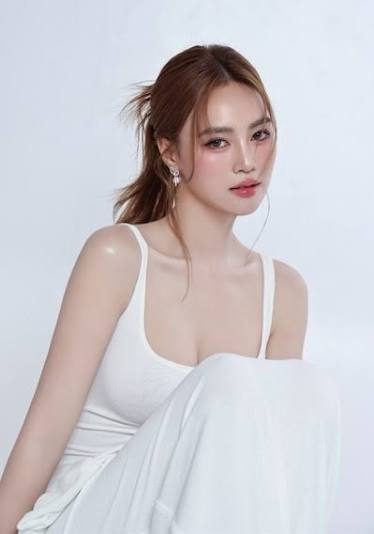
#> input picture recognition/known_faces/Ngọc/ngoc.jpg, 374 x 534 px; its folder holds only this picture in this run
$ python -i face_recognition.py   (imports and definitions only)
#> lines starting #> are read from the running program, lines starting #| are printed output that depends on the picture
#> further down, picture is the input picture: shape (534, 374, 3); mean B, G, R 206.1, 201.4, 204.8
import os
import cv2


class FaceRecognizer:
    def __init__(self, known_faces_dir=None, confidence_threshold=0.45):

        self.known_faces_dir = known_faces_dir or os.path.join(
            os.path.dirname(__file__),
            "known_faces",
        )

        self.confidence_threshold = confidence_threshold

        self.face_cascade = cv2.CascadeClassifier(
            cv2.data.haarcascades +
            "haarcascade_frontalface_default.xml"
        )

        self.known_faces = self._load_known_faces()

        print(f"[FaceRecognizer] Loaded {len(self.known_faces)} images.")

    def _load_known_faces(self):

        known_faces = []

        if not os.path.exists(self.known_faces_dir):
            print("known_faces folder not found.")
            return known_faces

        # Mỗi thư mục là tên một người
        for person_name in os.listdir(self.known_faces_dir):

            person_dir = os.path.join(
                self.known_faces_dir,
                person_name,
            )

            if not os.path.isdir(person_dir):
                continue

            for filename in os.listdir(person_dir):

                if not filename.lower().endswith(".jpg"):
                    continue

                image_path = os.path.join(
                    person_dir,
                    filename,
                )

                image = cv2.imread(
                    image_path,
                    cv2.IMREAD_GRAYSCALE,
                )
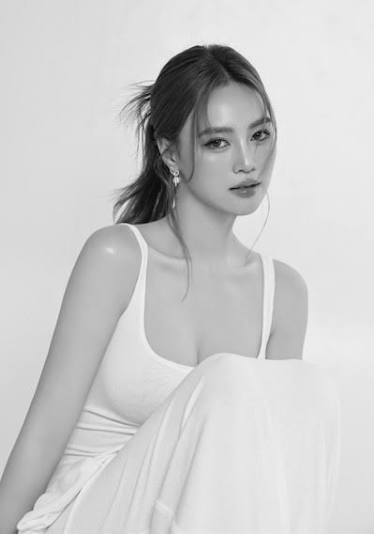
#> image: shape (534, 374); min 4, max 251, mean 203

                if image is None:
                    continue

                image = cv2.resize(
                    image,
                    (100, 100),
                )
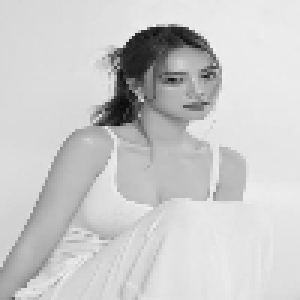
#> image: shape (100, 100) (shown 3 times larger); min 11, max 243, mean 203
#> in __init__, `self.known_faces = self._load_known_faces()`: self.known_faces = 1 item
#| [FaceRecognizer] Loaded 1 images.

                known_faces.append(
                    (
                        person_name,
                        image,
                    )
                )

        return known_faces

    def _match_score(self, face1, face2):

        result = cv2.matchTemplate(
            face1,
            face2,
            cv2.TM_CCOEFF_NORMED,
        )

        return float(result[0][0])

    def recognize(self, frame):

        if self.face_cascade.empty():
            return []

        gray = cv2.cvtColor(
            frame,
            cv2.COLOR_BGR2GRAY,
        )

        faces = self.face_cascade.detectMultiScale(
            gray,
            scaleFactor=1.1,
            minNeighbors=5,
            minSize=(60, 60),
        )
#> faces = [[184, 96, 114, 114], [133, 97, 107, 107]]

        results = []

        for (x, y, w, h) in faces:

            face_roi = gray[y:y+h, x:x+w]

            face_roi = cv2.resize(
                face_roi,
                (100, 100),
            )

            best_name = "Unknown"
            best_score = -1

            for name, known_face in self.known_faces:

                score = self._match_score(
                    face_roi,
                    known_face,
                )

                if score > best_score:
                    best_score = score
                    best_name = name

            if best_score < self.confidence_threshold:
                best_name = "Unknown"

            results.append(
                {
                    "bbox": (
                        x,
                        y,
                        x + w,
                        y + h,
                    ),
                    "name": best_name,
                    "confidence": round(best_score, 2),
                }
            )
#> this loop made 2 passes
#> (x, y, w, h) on passes 1 to 2: (184, 96, 114, 114), (133, 97, 107, 107)
#> pass 1, in recognize, `face_roi = gray[y:y+h, x:x+w]`:
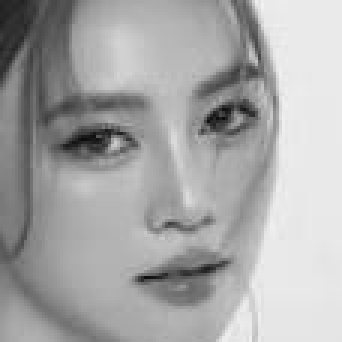
#> face_roi: shape (114, 114) (shown 3 times larger); min 11, max 242, mean 167.4
#> pass 2, in recognize, `face_roi = gray[y:y+h, x:x+w]`:
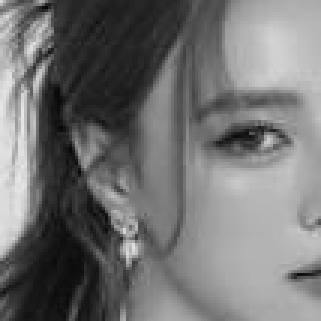
#> face_roi: shape (107, 107) (shown 3 times larger); min 7, max 231, mean 114.1
#> pass 2, in recognize, `face_roi = cv2.resize( face_roi, (100, 100), )`:
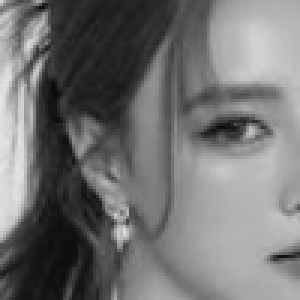
#> face_roi: shape (100, 100) (shown 3 times larger); min 10, max 228, mean 114
#> after the loop, results = 2 items

        return results

>>> import cv2
>>> picture = cv2.imread('known_faces/Ngọc/ngoc.jpg')
>>> result = FaceRecognizer().recognize(picture)
#> result = 2 items
